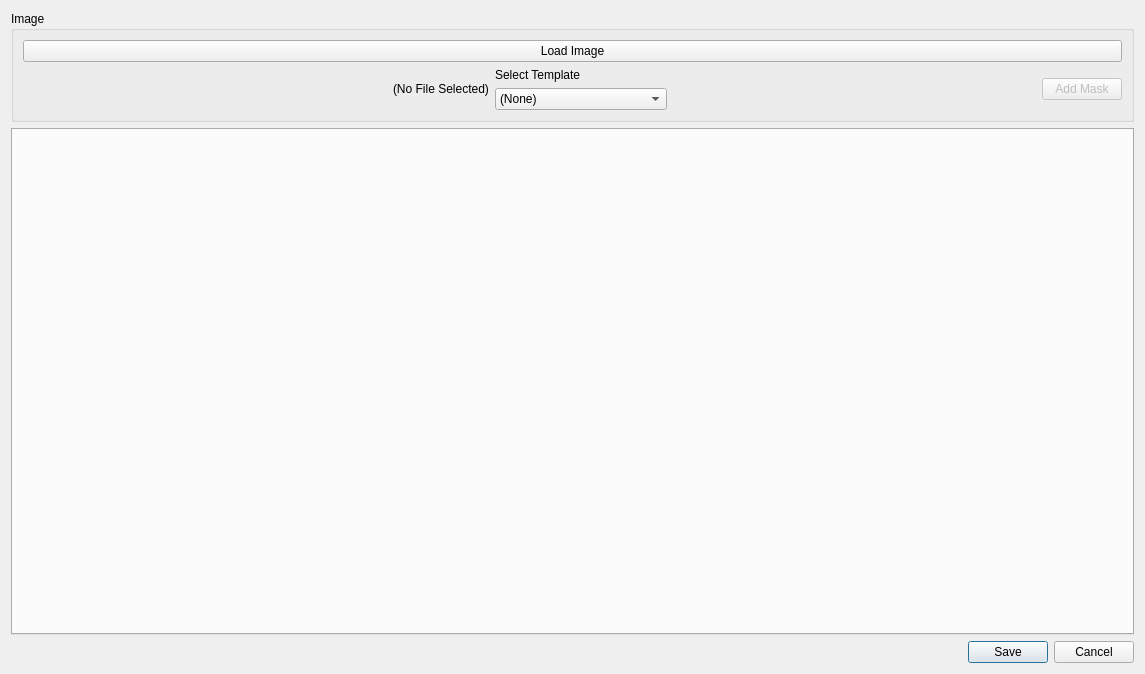
<?xml version="1.0" encoding="UTF-8"?>
<ui version="4.0">
 <class>image_editor</class>
 <widget class="QDialog" name="image_editor">
  <property name="geometry">
   <rect>
    <x>0</x>
    <y>0</y>
    <width>1145</width>
    <height>674</height>
   </rect>
  </property>
  <property name="windowTitle">
   <string>Dialog</string>
  </property>
  <layout class="QVBoxLayout" name="verticalLayout">
   <item>
    <layout class="QHBoxLayout" name="horizontalLayout">
     <item>
      <widget class="QGroupBox" name="adjust_image_group">
       <property name="enabled">
        <bool>true</bool>
       </property>
       <property name="title">
        <string>Image</string>
       </property>
       <layout class="QGridLayout" name="gridLayout_2">
        <item row="0" column="0">
         <layout class="QVBoxLayout" name="verticalLayout_3">
          <item>
           <widget class="QPushButton" name="load_image">
            <property name="text">
             <string>Load Image</string>
            </property>
           </widget>
          </item>
          <item>
           <layout class="QHBoxLayout" name="horizontalLayout_2">
            <item>
             <spacer name="horizontalSpacer">
              <property name="orientation">
               <enum>Qt::Horizontal</enum>
              </property>
              <property name="sizeHint" stdset="0">
               <size>
                <width>40</width>
                <height>20</height>
               </size>
              </property>
             </spacer>
            </item>
            <item>
             <widget class="QLabel" name="file_name">
              <property name="text">
               <string>(No File Selected)</string>
              </property>
              <property name="margin">
               <number>0</number>
              </property>
             </widget>
            </item>
            <item>
             <layout class="QVBoxLayout" name="verticalLayout_1">
              <item>
               <widget class="QLabel" name="label">
                <property name="text">
                 <string>Select Template</string>
                </property>
               </widget>
              </item>
              <item>
               <widget class="QComboBox" name="template_menu">
                <property name="enabled">
                 <bool>true</bool>
                </property>
                <item>
                 <property name="text">
                  <string>(None)</string>
                 </property>
                </item>
                <item>
                 <property name="text">
                  <string>TARDIS_IMAGE-PLATE-2</string>
                 </property>
                </item>
                <item>
                 <property name="text">
                  <string>TARDIS_IMAGE-PLATE-3</string>
                 </property>
                </item>
                <item>
                 <property name="text">
                  <string>TARDIS_IMAGE-PLATE-4</string>
                 </property>
                </item>
                <item>
                 <property name="text">
                  <string>Draw</string>
                 </property>
                </item>
               </widget>
              </item>
             </layout>
            </item>
            <item>
             <spacer name="horizontalSpacer_3">
              <property name="orientation">
               <enum>Qt::Horizontal</enum>
              </property>
              <property name="sizeHint" stdset="0">
               <size>
                <width>40</width>
                <height>20</height>
               </size>
              </property>
             </spacer>
            </item>
            <item>
             <widget class="QPushButton" name="add_mask">
              <property name="enabled">
               <bool>false</bool>
              </property>
              <property name="text">
               <string>Add Mask</string>
              </property>
             </widget>
            </item>
           </layout>
          </item>
         </layout>
        </item>
       </layout>
      </widget>
     </item>
    </layout>
   </item>
   <item>
    <widget class="ImageTabWidget" name="image_tab_widget"/>
   </item>
   <item>
    <widget class="QDialogButtonBox" name="dialog_buttons">
     <property name="standardButtons">
      <set>QDialogButtonBox::Cancel|QDialogButtonBox::Save</set>
     </property>
    </widget>
   </item>
  </layout>
 </widget>
 <customwidgets>
  <customwidget>
   <class>ImageTabWidget</class>
   <extends>QTabWidget</extends>
   <header>image_tab_widget.py</header>
   <container>1</container>
   <slots>
    <slot>open_files()</slot>
    <slot>set_tabbed_view(bool)</slot>
    <slot>show_nav_toolbar(bool)</slot>
    <slot>show_toolbar(bool)</slot>
   </slots>
  </customwidget>
 </customwidgets>
 <resources/>
 <connections>
  <connection>
   <sender>dialog_buttons</sender>
   <signal>accepted()</signal>
   <receiver>image_editor</receiver>
   <slot>accept()</slot>
   <hints>
    <hint type="sourcelabel">
     <x>594</x>
     <y>542</y>
    </hint>
    <hint type="destinationlabel">
     <x>398</x>
     <y>282</y>
    </hint>
   </hints>
  </connection>
 </connections>
</ui>
